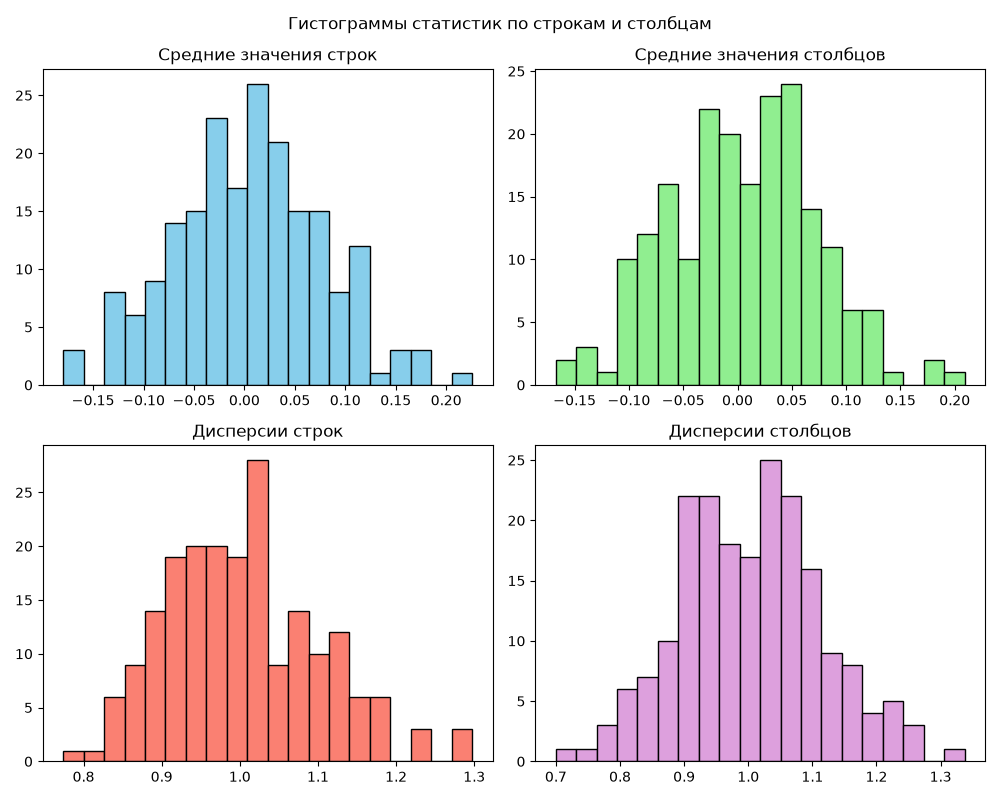

Here is the Python script that generated this plot:
import matplotlib.pyplot as plt
from grader_contracts.numpy_tasks import RandomMatrixInput
from numpy_tasks import matrix_statistics


def plot_matrix_histograms() -> None:
    # Генерируем матрицу побольше (например, 200x200), чтобы гистограммы были наглядными
    data = RandomMatrixInput(rows=200, columns=200, mean=0.0, std=1.0, seed=42)
    stats = matrix_statistics(data)

    fig, axes = plt.subplots(2, 2, figsize=(10, 8))
    fig.suptitle("Гистограммы статистик по строкам и столбцам")

    # Средние по строкам
    axes[0, 0].hist(stats.row_means, bins=20, color="skyblue", edgecolor="black")
    axes[0, 0].set_title("Средние значения строк")

    # Средние по столбцам
    axes[0, 1].hist(stats.column_means, bins=20, color="lightgreen", edgecolor="black")
    axes[0, 1].set_title("Средние значения столбцов")

    # Дисперсии по строкам
    axes[1, 0].hist(stats.row_variances, bins=20, color="salmon", edgecolor="black")
    axes[1, 0].set_title("Дисперсии строк")

    # Дисперсии по столбцам
    axes[1, 1].hist(stats.column_variances, bins=20, color="plum", edgecolor="black")
    axes[1, 1].set_title("Дисперсии столбцов")

    plt.tight_layout()
    plt.savefig("histograms.png") # Сохранит картинку в папку проекта
    plt.show()


if __name__ == "__main__":
    plot_matrix_histograms()
